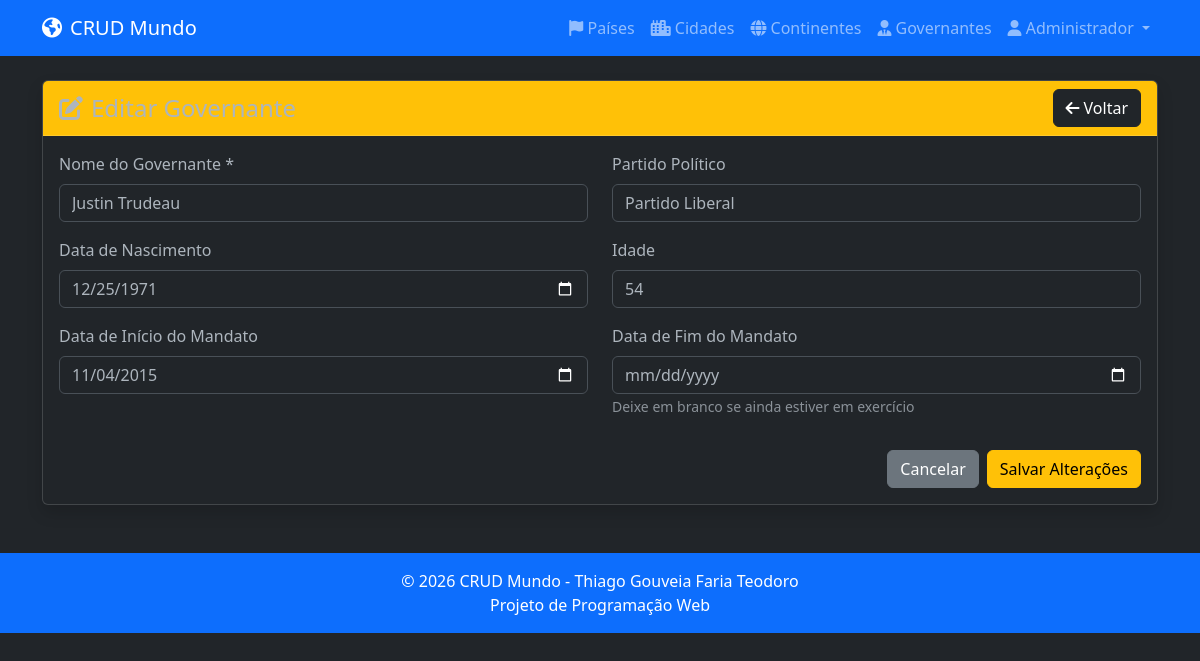
Screenshot of /pages/governantes/edit.php?id=2 (signed in) with the database file from the repository.
### tables this page shows
CREATE TABLE tb_governantes (
    id_governante INT AUTO_INCREMENT PRIMARY KEY,
    nome VARCHAR(150) NOT NULL,
    partido_politico VARCHAR(100),
    data_nascimento DATE,
    idade INT,
    data_inicio_mandato DATE,
    data_fim_mandato DATE
);

### pages/governantes/edit.php (the view, shortened to what this page needs)
<?php
require_once '../../include/header.php';
$id_governante = intval($_GET['id']);
$db = Database::getInstance();
$pdo = $db->getConnection();
$stmt = $pdo->prepare("SELECT * FROM tb_governantes WHERE id_governante = :id");
$stmt->execute([':id' => $id_governante]);
$governante = $stmt->fetch();
?>
<div class="card shadow">
    <div class="card-header bg-warning d-flex justify-content-between align-items-center">
        <h4 class="mb-0"><i class="fas fa-edit me-2"></i>Editar Governante</h4>
        <a href="index.php" class="btn btn-dark">
            <i class="fas fa-arrow-left me-1"></i>Voltar
        </a>
    </div>
    <div class="card-body">
        <form method="POST" id="formEditarGovernante">
            <div class="row">
                <div class="col-md-6 mb-3">
                    <label for="nome" class="form-label">Nome do Governante *</label>
                    <input type="text" class="form-control" id="nome" name="nome"
                           value="<?php echo htmlspecialchars($governante['nome']); ?>" required>
                </div>
                <div class="col-md-6 mb-3">
                    <label for="partido_politico" class="form-label">Partido Político</label>
                    <input type="text" class="form-control" id="partido_politico" name="partido_politico"
                           value="<?php echo htmlspecialchars($governante['partido_politico'] ?? ''); ?>">
                </div>
                <div class="col-md-6 mb-3">
                    <label for="data_nascimento" class="form-label">Data de Nascimento</label>
                    <input type="date" class="form-control" id="data_nascimento" name="data_nascimento"
                           value="<?php echo $governante['data_nascimento'] ?? ''; ?>">
                </div>
                <div class="col-md-6 mb-3">
                    <label for="idade" class="form-label">Idade</label>
                    <input type="number" class="form-control" id="idade" name="idade"
                           value="<?php echo $governante['idade'] ?? ''; ?>" min="0" max="120">
                </div>
                <div class="col-md-6 mb-3">
                    <label for="data_inicio_mandato" class="form-label">Data de Início do Mandato</label>
                    <input type="date" class="form-control" id="data_inicio_mandato" name="data_inicio_mandato"
                           value="<?php echo $governante['data_inicio_mandato'] ?? ''; ?>">
                </div>
                <div class="col-md-6 mb-3">
                    <label for="data_fim_mandato" class="form-label">Data de Fim do Mandato</label>
                    <input type="date" class="form-control" id="data_fim_mandato" name="data_fim_mandato"
                           value="<?php echo $governante['data_fim_mandato'] ?? ''; ?>">
                    <small class="text-muted">Deixe em branco se ainda estiver em exercício</small>
                </div>
            </div>
            <div class="d-flex justify-content-end mt-3">
                <a href="index.php" class="btn btn-secondary me-2">Cancelar</a>
                <button type="submit" class="btn btn-warning">Salvar Alterações</button>
            </div>
        </form>
    </div>
</div>
<?php require_once '../../include/footer.php'; ?>

### rows the page displays
tb_governantes: nome "Justin Trudeau", partido_politico "Partido Liberal", data_nascimento "12/25/1971", idade "54", data_inicio_mandato "11/04/2015"

### other values shown
$_SESSION['usuario_nome'] "Administrador"
